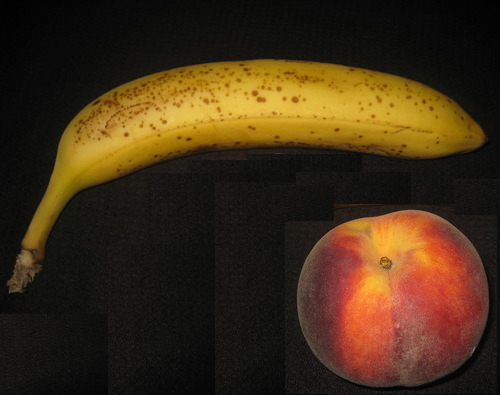
#> input picture Image Segmentation/image.png, 500 x 395 px
$ jupyter execute Untitled.ipynb
#> lines starting #> are read from the running program, lines starting #| are printed output that depends on the picture; after the words box and inside, x2 and y2 are one past the last pixel; in counts of white or black regions, pixels touching at a corner belong together
[cell 1]
#Importing the libraries
import cv2
import numpy as np

[cell 2]
#Reading the image
img = cv2.imread("image.png",0)
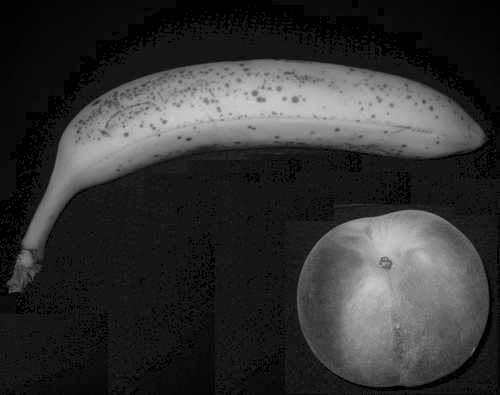
#> img: shape (395, 500); min 0, max 206, mean 51.1

[cell 3]
#Apply Gausian blurr with Kernel size 7 to remov noise
blurred_image = cv2.GaussianBlur(img,(7,7),0)

[cell 4]
#Apply Otsus thresholding to binarize image
retval ,binarized_image = cv2.threshold(blurred_image,40,255,cv2.THRESH_BINARY)
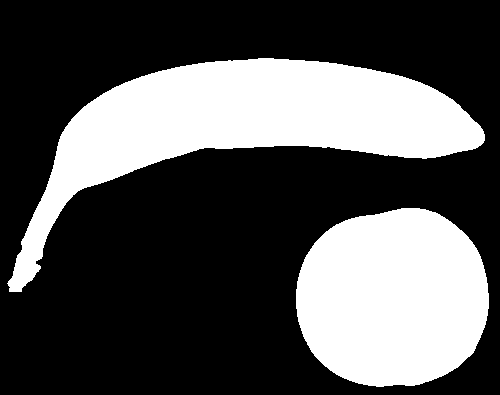
#> binarized_image: shape (395, 500); 32.8% white; 2 white regions, box (x1, y1, x2, y2) and area: (7, 58, 485, 292) 36955, (296, 208, 489, 387) 27791

[cell 5]
# Applying Closing to fill in the holes
filter = np.ones((3,3),np.uint8)
closed_image = cv2.morphologyEx(binarized_image, cv2.MORPH_CLOSE, filter)
#> closed_image: shape (395, 500); 32.8% white; 2 white regions, box (x1, y1, x2, y2) and area: (7, 58, 485, 292) 36959, (296, 208, 489, 387) 27791

[cell 6]
# Using connected components to label the image
retval, markers = cv2.connectedComponents(closed_image)
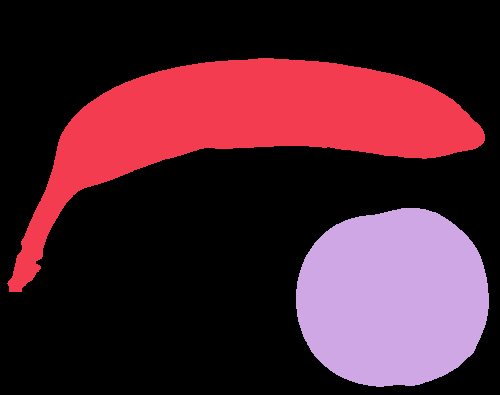
#> markers: shape (395, 500) int32; 3 distinct labels, from 0 to 2; one colour per label, 0 black
#> retval = 3

[cell 7]
# Mapping the component labels to hue val
label_hue = np.uint8(120*markers/np.max(markers))
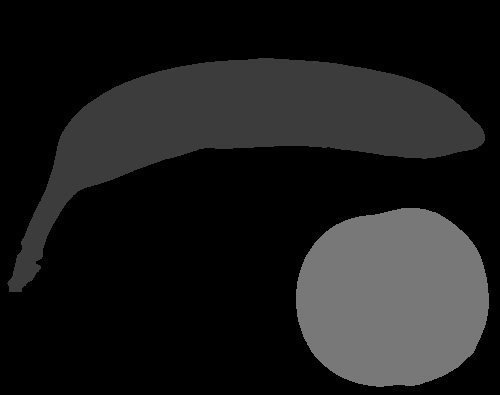
#> label_hue: shape (395, 500); min 0, max 120, mean 28.1
blank_ch = 255*np.ones_like(label_hue)
labeled_image = cv2.merge([label_hue, blank_ch, blank_ch])
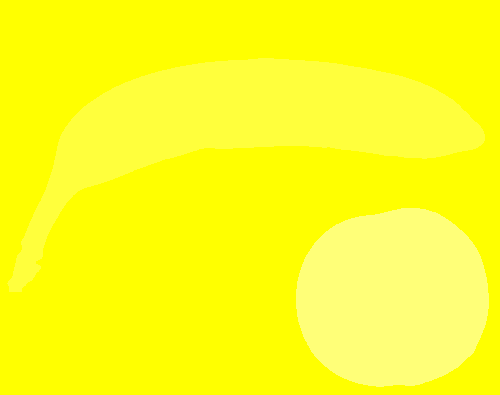
#> labeled_image: shape (395, 500, 3); mean of channels 0, 1, 2 28.1, 255, 255; drawn as B, G, R

[cell 8]
# changing from HSV to RGB again to show
labeled_image = cv2.cvtColor(labeled_image, cv2.COLOR_HSV2BGR)
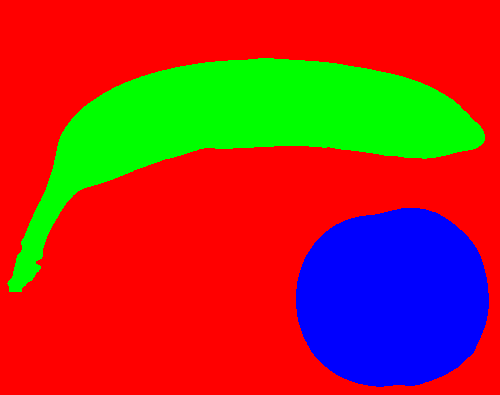
#> labeled_image: shape (395, 500, 3); mean B, G, R 35.9, 47.7, 171.4

[cell 9]
# background label set to black
labeled_image[label_hue==0] = 0
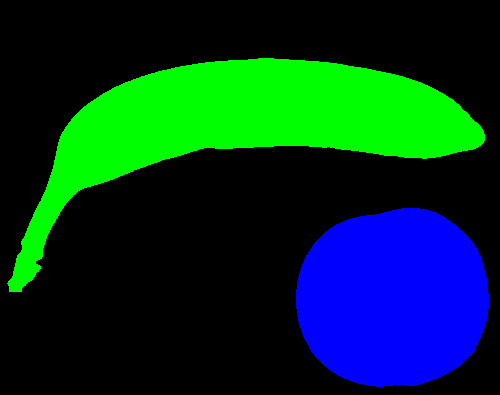
#> labeled_image: shape (395, 500, 3); mean B, G, R 35.9, 47.7, 0

[cell 10]
# getting the unique colors in the image
unique_colors = np.unique(labeled_image.reshape(-1, labeled_image.shape[2]), axis=0)
#> unique_colors = [[0, 0, 0], [0, 255, 0], [255, 0, 0]]

[cell 11]
print("Colors available in labeled image:")
for x in range(unique_colors.shape[0]):
    print(str(x+1)+"=> B:"+str(unique_colors[x,0])+"    G:"+str(unique_colors[x,1])+"   R:"+str(unique_colors[x,2])+" ")
#> this loop made 3 passes
#| 1=> B:0    G:0   R:0
#| 2=> B:0    G:255   R:0
#| 3=> B:255    G:0   R:0

print ("\nSelect one of the colors and give its RGB values ")

r = input("B : ")
g = input("G : ")
b = input("R : ")

$ run again, with Image Segmentation/Capture.PNG copied over Image Segmentation/image.png
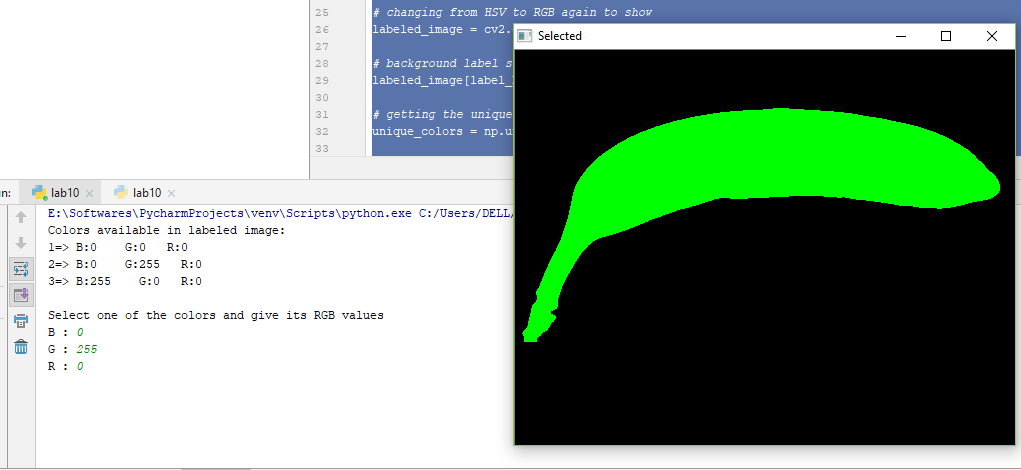
#> input picture Image Segmentation/Capture.PNG, 1021 x 470 px
#> binarized_image: shape (470, 1021); 67.2% white; 1 black region, box (x1, y1, x2, y2) and area: (516, 51, 1014, 444) 157334
#> closed_image: shape (470, 1021); 67.2% white; 1 black region, box (x1, y1, x2, y2) and area: (516, 51, 1014, 444) 157332
#> `retval, markers = cv2.connectedComponents(closed_image)`:
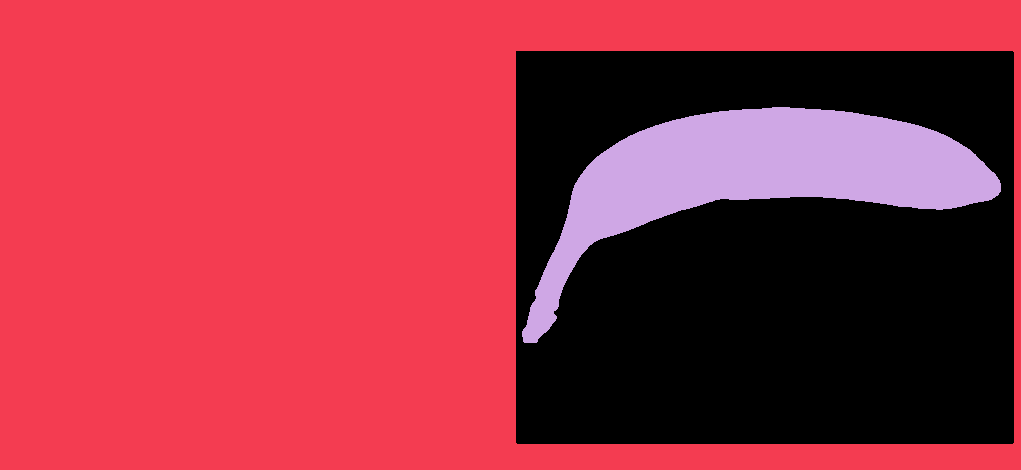
#> markers: shape (470, 1021) int32; 3 distinct labels, from 0 to 2; one colour per label, 0 black
#> retval = 3
#> `labeled_image[label_hue==0] = 0`:
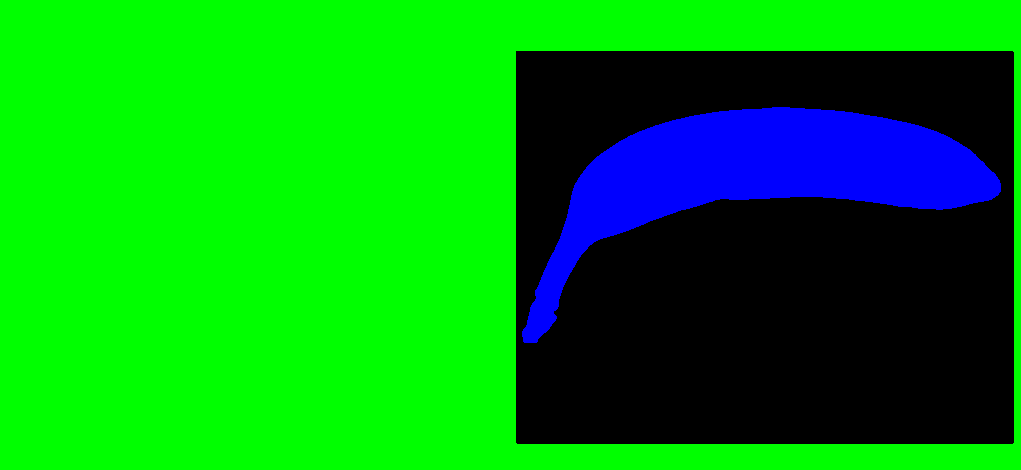
#> labeled_image: shape (470, 1021, 3); mean B, G, R 20.4, 151, 0
#> unique_colors = [[0, 0, 0], [0, 255, 0], [255, 0, 0]]
#> the loop `for x in range(unique_colors.shape[0]):` made 3 passes
#| 1=> B:0    G:0   R:0
#| 2=> B:0    G:255   R:0
#| 3=> B:255    G:0   R:0

$ run again, with Image Segmentation/Capture2.PNG copied over Image Segmentation/image.png
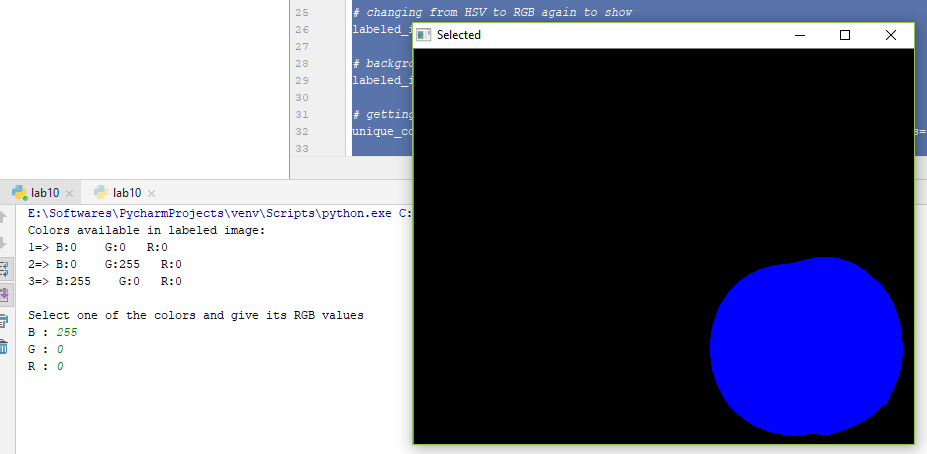
#> input picture Image Segmentation/Capture2.PNG, 927 x 454 px
#> binarized_image: shape (454, 927); 60.1% white; 1 black region, box (x1, y1, x2, y2) and area: (415, 50, 913, 443) 167796
#> `retval, markers = cv2.connectedComponents(closed_image)`:
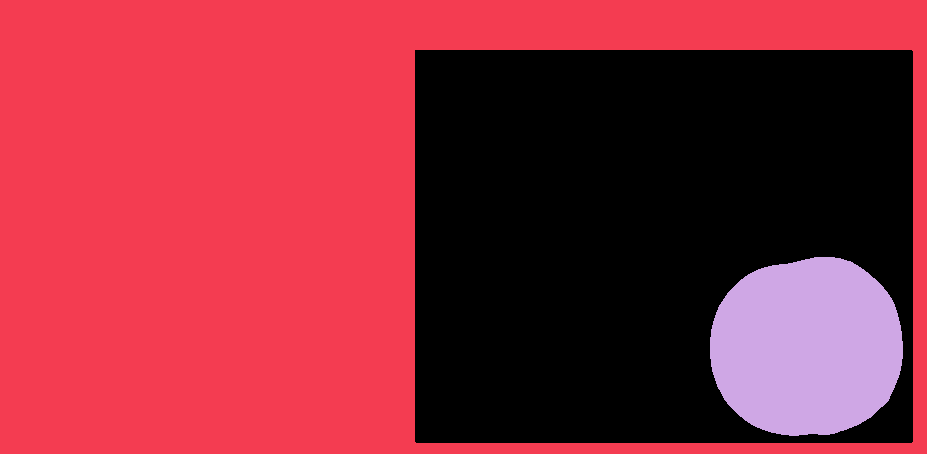
#> markers: shape (454, 927) int32; 3 distinct labels, from 0 to 2; one colour per label, 0 black
#> retval = 3
#> `labeled_image[label_hue==0] = 0`:
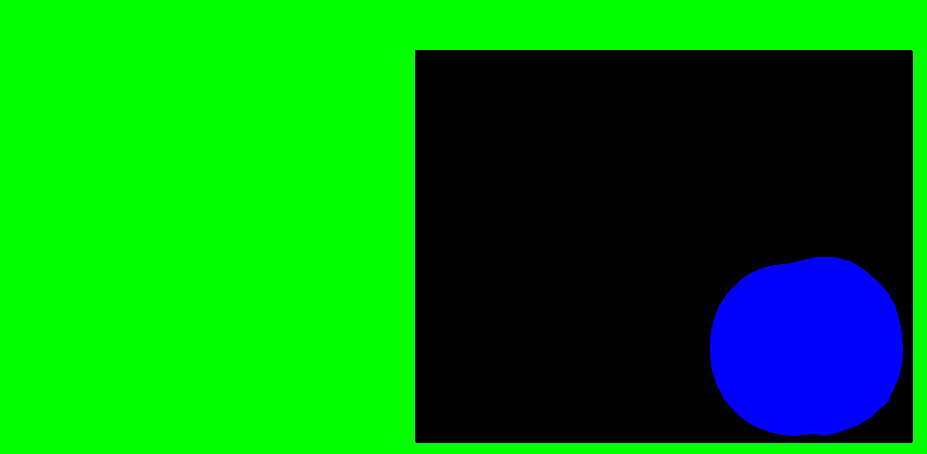
#> labeled_image: shape (454, 927, 3); mean B, G, R 16.9, 136.4, 0
#> unique_colors = [[0, 0, 0], [0, 255, 0], [255, 0, 0]]
#> the loop `for x in range(unique_colors.shape[0]):` made 3 passes
#| 1=> B:0    G:0   R:0
#| 2=> B:0    G:255   R:0
#| 3=> B:255    G:0   R:0

$ run again, with Image Segmentation/Capture3.PNG copied over Image Segmentation/image.png
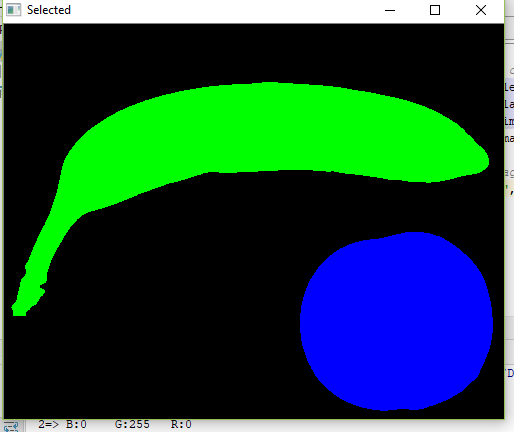
#> input picture Image Segmentation/Capture3.PNG, 514 x 432 px
#> binarized_image: shape (432, 514); 41.7% white; 3 white regions, box (x1, y1, x2, y2) and area: (11, 81, 490, 317) 38377, (300, 232, 493, 411) 27915, (0, 0, 514, 432) 26337
#> closed_image: shape (432, 514); 41.7% white; 3 white regions, box (x1, y1, x2, y2) and area: (11, 81, 490, 317) 38379, (300, 232, 493, 411) 27915, (0, 0, 514, 432) 26337
#> markers: shape (432, 514) int32; 4 distinct labels, from 0 to 3
#> retval = 4
#> `labeled_image[label_hue==0] = 0`:
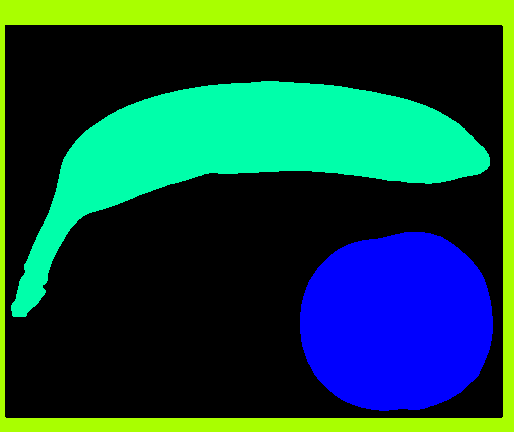
#> labeled_image: shape (432, 514, 3); mean B, G, R 61.4, 74.3, 20
#> unique_colors = [[0, 0, 0], [0, 255, 169], [0, 255, 170], [170, 255, 0], [255, 0, 0]]
#> the loop `for x in range(unique_colors.shape[0]):` made 5 passes
#| 1=> B:0    G:0   R:0
#| 2=> B:0    G:255   R:169
#| 3=> B:0    G:255   R:170
#| 4=> B:170    G:255   R:0
#| 5=> B:255    G:0   R:0
